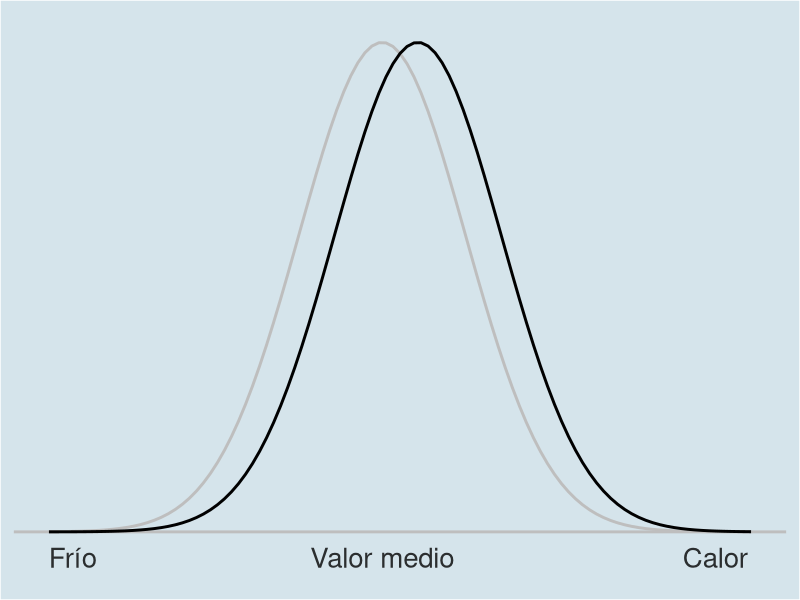
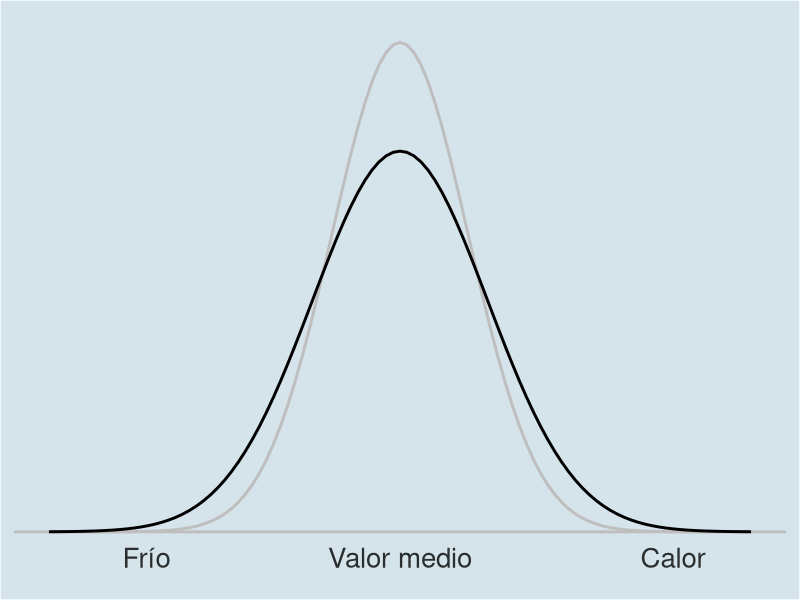
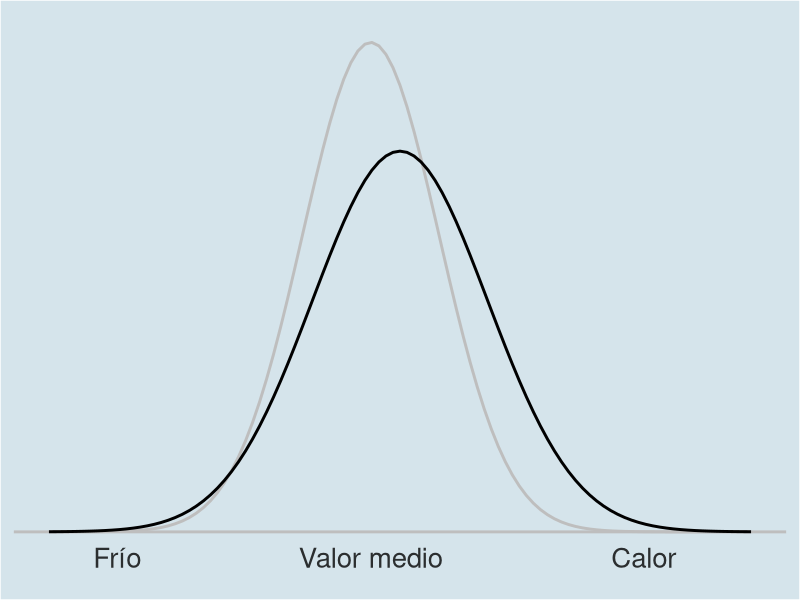

These figures' R source, in order: (Note: this script raises an error after producing the figures.)
library(ggplot2)
library(ggthemes)

graf_normal <- function(Xmedia1, Xdt1, Xmedia2, Xdt2) {
  
  Xmin1 <- Xmedia1-4*Xdt1
  Xmax1 <- Xmedia1+4*Xdt1

  Xmin2 <- Xmedia2-4*Xdt2
  Xmax2 <- Xmedia2+4*Xdt2

  Ymax1 <- max(dnorm(Xmedia1, Xmedia1, Xdt1))
  Ymax2 <- max(dnorm(Xmedia2, Xmedia2, Xdt2))
  
  Xmin <- min(Xmin1, Xmin2)
  Xmax <- max(Xmax1, Xmax2)
  
  ggplot(data.frame(X = c(Xmin, Xmax)), aes(x = X)) +
    geom_hline(yintercept = 0, colour = "grey", linewidth = 1) +
    stat_function(fun = dnorm, args = c(Xmedia1, Xdt1), 
                  linewidth = 1, 
                  colour = "grey") +
    stat_function(fun = dnorm, args = c(Xmedia2, Xdt2), 
                  linewidth = 1, 
                  colour = "black") +
    geom_segment(aes(x = Xmedia1, y = 0, xend = Xmedia1, yend = Ymax1), 
                 linetype = "dashed", 
                 linewidth = 0, 
                 colour = "grey") +
    geom_segment(aes(x = Xmedia2, y = 0, xend = Xmedia2, yend = Ymax2), 
                 linetype = "dashed", 
                 linewidth = 0, 
                 colour = "black") +
    theme_economist(base_size = 25, horizontal = FALSE) +
    theme(
       line = element_blank(),
       axis.line.y = element_blank(),
       axis.text.x = element_blank(),
       axis.text.y = element_blank(),
       axis.ticks = element_blank(),
       axis.title.x = element_blank(),
       axis.title.y = element_blank(),
       legend.position = "none",
       panel.grid = element_blank(),
       panel.border = element_blank(),
       plot.background = element_rect(colour = "white"),
     ) +
    xlim(c(Xmin, Xmax)) +
    annotate(
      "text",
      x = Xmedia1, y = -0.003,
      label = stringr::str_wrap("Valor medio", width = 15),
      color = "black",
      alpha = 0.8,
      size = 7,
      lineheight = .9
    ) +
    annotate(
      "text",
      x = Xmin1 + 2, y = -0.003,
      label = stringr::str_wrap("Frío", width = 15),
      color = "black",
      alpha = 0.8,
      size = 7,
      lineheight = .9
    ) +
    annotate(
      "text",
      x = Xmax1, y = -0.003,
      label = stringr::str_wrap("Calor", width = 15),
      color = "black",
      alpha = 0.8,
      size = 7,
      lineheight = .9
    ) 
}

g1 <- graf_normal(250, 7, 253, 7)
g2 <- graf_normal(250, 7, 250, 9)
g3 <- graf_normal(250, 7, 253, 9)

g1 <- g1 + 
  labs(title = "Aumento del valor medio") +
  geom_segment( x = Xmedia1, 
                y = 0.03, 
                xend = Xmedia2 - 1, 
                yend = 0.03, 
                colour='grey', 
                size=2,
                arrow = arrow(length = unit(0.5, "cm"))) +
  annotate(
    "text",
    x = 230, y = 0.03,
    label = stringr::str_wrap("Menos frío extremo",
                              width = 15),
    color = "blue",
    alpha = 0.8,
    size = 7,
    lineheight = .9
  ) +
  geom_segment(aes(x = 229.5, y = 0.025, xend = 233.5, yend = 0.007), 
               alpha = 0.8,
               linewidth = 0, 
               colour = "blue") +
  annotate(
    "text",
    x = 275, y = 0.03,
    label = stringr::str_wrap("Más calor extremo",
                              width = 15),
    color = "red",
    alpha = 0.8,
    size = 7,
    lineheight = .9
  ) +
  geom_segment(aes(x = 274, y = 0.025, xend = 269, yend = 0.008), 
                 alpha = 0.8,
                 linewidth = 0, 
                 colour = "red")

g2 <- g2 + 
  labs(title = "Aumento de la varianza") +
  geom_segment( x = Xmedia1 + 3, 
                y = 0.02, 
                xend = Xmedia1 + 6, 
                yend = 0.015, 
                colour='grey', 
                size=2,
                arrow = arrow(length = unit(0.5, "cm"))) +
  geom_segment( x = Xmedia1 - 3, 
                y = 0.02, 
                xend = Xmedia1 - 6, 
                yend = 0.015, 
                colour='grey', 
                size=2,
                arrow = arrow(length = unit(0.5, "cm"))) +
  annotate(
    "text",
    x = 230, y = 0.03,
    label = stringr::str_wrap("Más frío extremo",
                              width = 15),
    color = "blue",
    alpha = 0.8,
    size = 7,
    lineheight = .9
  ) +
  geom_segment(aes(x = 229.5, y = 0.025, xend = 233 , yend = 0.01), 
               alpha = 0.8,
               linewidth = 0, 
               colour = "blue") +
  annotate(
    "text",
    x = 275, y = 0.03,
    label = stringr::str_wrap("Más calor extremo",
                              width = 15),
    color = "red",
    alpha = 0.8,
    size = 7,
    lineheight = .9
  ) +
  geom_segment(aes(x = 274, y = 0.025, xend = 269, yend = 0.008), 
               alpha = 0.8,
               linewidth = 0, 
               colour = "red") 

g3 <- g3 + 
  labs(title = "Aumento del valor medio y de la varianza") +
  geom_segment( x = Xmedia1, 
                y = 0.035, 
                xend = Xmedia2 - 1, 
                yend = 0.035, 
                colour='gray',
                size=2,
                arrow = arrow(length = unit(0.5, "cm"))) +
  geom_segment( x = 253 + 4, 
                y = 0.02, 
                xend = 253 + 6, 
                yend = 0.015, 
                colour='gray', 
                size=2,
                arrow = arrow(length = unit(0.5, "cm"))) +
  geom_segment( x = 253 - 4, 
                y = 0.02, 
                xend = 253 - 6, 
                yend = 0.015, 
                colour='gray', 
                size=2,
                arrow = arrow(length = unit(0.5, "cm"))) +
  annotate(
    "text",
    x = 230, y = 0.03,
    label = stringr::str_wrap("Menos impacto en frío extremo",
                              width = 15),
    color = "blue",
    alpha = 0.8,
    size = 7,
    lineheight = .9
  ) +
  geom_segment(aes(x = 229.5, y = 0.025, xend = 233 , yend = 0.01), 
               alpha = 0.8,
               linewidth = 0, 
               colour = "blue") +
  annotate(
    "text",
    x = 275, y = 0.03,
    label = stringr::str_wrap("Más calor extremo",
                              width = 15),
    color = "red",
    alpha = 0.8,
    size = 7,
    lineheight = .9
  ) +
  geom_segment(aes(x = 274, y = 0.025, xend = 271, yend = 0.01), 
               alpha = 0.8,
               linewidth = 0, 
               colour = "red") 

g1
g2
g3
